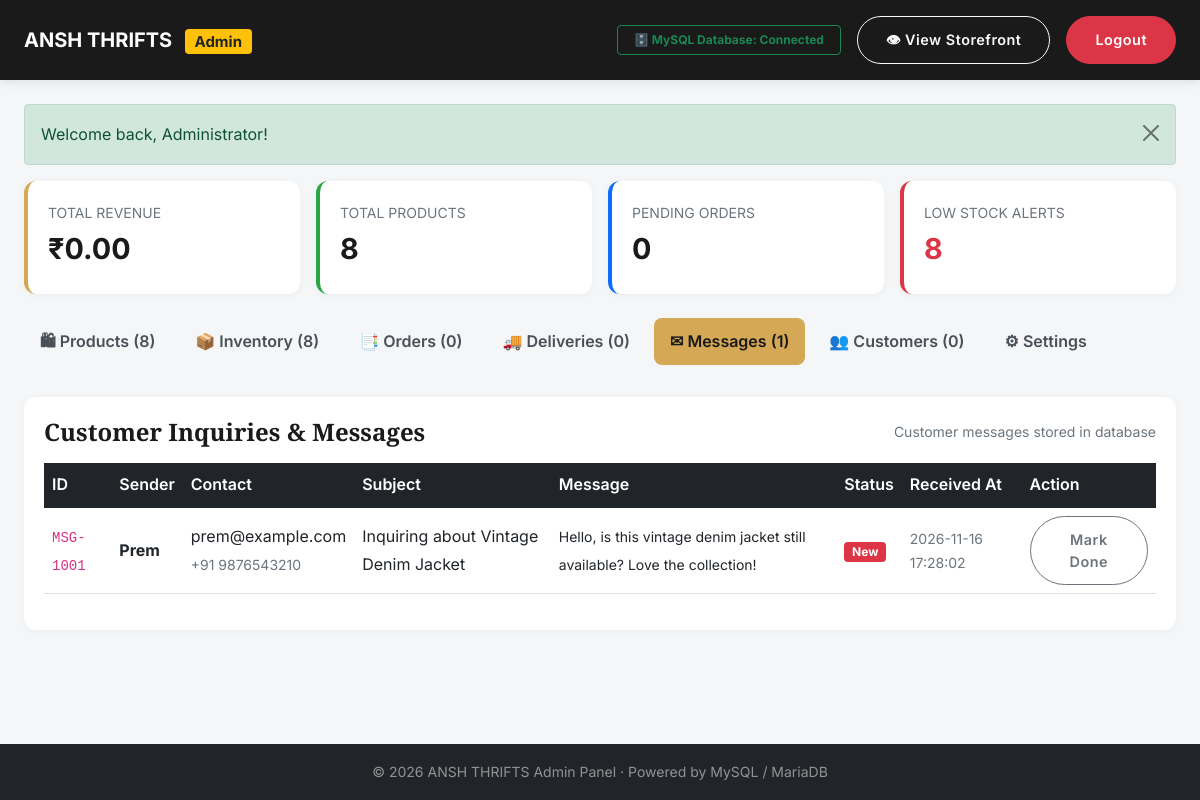
/admin/index.php?tab=contacts (signed in), run on the app's committed database.
### tables this page shows
CREATE TABLE `contact_messages` (
  `id` VARCHAR(64) NOT NULL,
  `sender_name` VARCHAR(255) NOT NULL,
  `email` VARCHAR(255) NOT NULL,
  `phone` VARCHAR(50) DEFAULT NULL,
  `subject` VARCHAR(255) NOT NULL,
  `message` TEXT NOT NULL,
  `status` ENUM('New', 'Read', 'Responded', 'Archived') NOT NULL DEFAULT 'New',
  `received_at` DATETIME NOT NULL DEFAULT CURRENT_TIMESTAMP,
  `responded_at` DATETIME DEFAULT NULL,
  PRIMARY KEY (`id`),
  KEY `idx_contact_status` (`status`),
  KEY `idx_contact_received_at` (`received_at`)
);

### includes/functions.php (called while the page is built, shortened)
<?php
function e(mixed $string): string {
    return htmlspecialchars((string)($string ?? ''), ENT_QUOTES, 'UTF-8');
}
function getFlashMessages(): array {
    $messages = $_SESSION['flash'] ?? [];
    return $messages;
}

### admin/index.php (the view, shortened to what this page needs)
<?php
require_once __DIR__ . '/../includes/functions.php';
$db = getDb();
$activeTab = trim($_GET['tab'] ?? 'products');
$products = $db->query("
    SELECT
        id AS `ID`, name AS `Name`, slug AS `Slug`, price AS `Price`,
        category AS `Category`, details AS `Details`, image_file AS `Image File`,
        status AS `Status`, created_at AS `Created At`
    FROM `products`
    ORDER BY created_at DESC
")->fetchAll();
$inventory = $db->query("
    SELECT
        i.product_id AS `Product ID`, p.name AS `Product Name`, i.sku AS `SKU`,
        i.stock_quantity AS `Stock Quantity`, i.reserved_quantity AS `Reserved Quantity`,
        i.available_quantity AS `Available Quantity`, i.low_stock_alert AS `Low Stock Alert`,
        i.updated_at AS `Last Updated`
    FROM `inventory` i
    JOIN `products` p ON i.product_id = p.id
    ORDER BY p.name ASC
")->fetchAll();
$orders = $db->query("
    SELECT
        id AS `Order ID`, customer_name AS `Customer Name`, email AS `Email`,
        phone AS `Phone`, total_amount AS `Total Amount`, payment_method AS `Payment Method`,
        payment_status AS `Payment Status`, razorpay_order_id AS `Razorpay Order ID`,
        razorpay_payment_id AS `Razorpay Payment ID`, shipping_address AS `Shipping Address`,
        order_status AS `Order Status`, created_at AS `Created At`
    FROM `orders`
    ORDER BY created_at DESC
")->fetchAll();
$deliveries = $db->query("
    SELECT
        id AS `Delivery ID`, order_id AS `Order ID`, recipient_name AS `Recipient Name`,
        recipient_phone AS `Recipient Phone`, shipping_address AS `Shipping Address`,
        carrier AS `Carrier`, tracking_number AS `Tracking Number`, status AS `Status`,
        estimated_delivery AS `Estimated Delivery`, dispatched_at AS `Dispatched At`,
        delivered_at AS `Delivered At`, notes AS `Notes`
    FROM `deliveries`
    ORDER BY created_at DESC
")->fetchAll();
$contacts = $db->query("
    SELECT
        id AS `Message ID`, sender_name AS `Sender Name`, email AS `Email`,
        phone AS `Phone`, subject AS `Subject`, message AS `Message`,
        status AS `Status`, received_at AS `Received At`, responded_at AS `Responded At`
    FROM `contact_messages`
    ORDER BY received_at DESC
")->fetchAll();
$customers = $db->query("
    SELECT
        customer_id AS `Customer ID`, full_name AS `Full Name`, email AS `Email`,
        phone AS `Phone`, total_orders AS `Total Orders`, total_spent AS `Total Spent`,
        first_order_date AS `First Order Date`, last_active AS `Last Active`
    FROM `customers`
    ORDER BY total_spent DESC
")->fetchAll();
$totalRevenue = 0.0;
$lowStockCount = 0;
foreach ($inventory as $inv) {
    if ((int)($inv['Available Quantity'] ?? 0) <= 1 || strtolower((string)($inv['Low Stock Alert'] ?? '')) === 'yes') {
        $lowStockCount++;
    }
}
$pendingOrders = count(array_filter($orders, fn($o) => in_array($o['Order Status'] ?? '', ['Placed', 'Processing'])));
?>
<!doctype html>
<html lang="en">
<head>
  <link href="/static/css/bootstrap.min.css" rel="stylesheet">
  <link href="/static/css/style.css" rel="stylesheet">
</head>
<body>
  <nav class="admin-nav navbar navbar-expand-lg navbar-dark py-3">
    <div class="container-fluid px-4">
      <a class="navbar-brand font-playfair fw-bold" href="/admin/index.php">
        <?= e(APP_NAME) ?> <span class="badge bg-warning text-dark ms-2 small">Admin</span>
      </a>
      <div class="d-flex align-items-center gap-3">
        <span class="badge bg-success-subtle text-success border border-success d-none d-md-inline-block px-3 py-2">
          🗄️ MySQL Database: Connected
        </span>
        <a href="/index.php" target="_blank" class="btn btn-outline-light btn-sm">
          👁 View Storefront
        </a>
        <a href="/logout.php" class="btn btn-danger btn-sm">
          Logout
        </a>
      </div>
    </div>
  </nav>
  <div class="container-fluid px-4 py-4 flex-grow-1">
    <?php $flashMsgs = getFlashMessages(); ?>
    <?php foreach ($flashMsgs as $flash): ?>
      <div class="alert alert-<?= e($flash['type']) ?> alert-dismissible fade show" role="alert">
        <?= e($flash['message']) ?>
        <button type="button" class="btn-close" data-bs-dismiss="alert"></button>
      </div>
    <?php endforeach; ?>
    <div class="row g-3 mb-4">
      <div class="col-6 col-md-3">
        <div class="metric-card">
          <div class="text-muted small text-uppercase fw-semibold">Total Revenue</div>
          <div class="metric-value">₹<?= number_format($totalRevenue, 2) ?></div>
        </div>
      </div>
      <div class="col-6 col-md-3">
        <div class="metric-card" style="border-left-color: #28a745;">
          <div class="text-muted small text-uppercase fw-semibold">Total Products</div>
          <div class="metric-value"><?= count($products) ?></div>
        </div>
      </div>
      <div class="col-6 col-md-3">
        <div class="metric-card" style="border-left-color: #0d6efd;">
          <div class="text-muted small text-uppercase fw-semibold">Pending Orders</div>
          <div class="metric-value"><?= $pendingOrders ?></div>
        </div>
      </div>
      <div class="col-6 col-md-3">
        <div class="metric-card" style="border-left-color: <?= $lowStockCount > 0 ? '#dc3545' : '#6c757d' ?>;">
          <div class="text-muted small text-uppercase fw-semibold">Low Stock Alerts</div>
          <div class="metric-value <?= $lowStockCount > 0 ? 'text-danger' : '' ?>"><?= $lowStockCount ?></div>
        </div>
      </div>
    </div>
    <ul class="nav nav-pills mb-4 gap-2 flex-nowrap overflow-auto pb-2" id="adminTabs">
      <li class="nav-item">
        <a class="nav-link <?= $activeTab === 'products' ? 'active' : '' ?>" href="/admin/index.php?tab=products">
          🛍 Products (<?= count($products) ?>)
        </a>
      </li>
      <li class="nav-item">
        <a class="nav-link <?= $activeTab === 'inventory' ? 'active' : '' ?>" href="/admin/index.php?tab=inventory">
          📦 Inventory (<?= count($inventory) ?>)
        </a>
      </li>
      <li class="nav-item">
        <a class="nav-link <?= $activeTab === 'orders' ? 'active' : '' ?>" href="/admin/index.php?tab=orders">
          📑 Orders (<?= count($orders) ?>)
        </a>
      </li>
      <li class="nav-item">
        <a class="nav-link <?= $activeTab === 'deliveries' ? 'active' : '' ?>" href="/admin/index.php?tab=deliveries">
          🚚 Deliveries (<?= count($deliveries) ?>)
        </a>
      </li>
      <li class="nav-item">
        <a class="nav-link <?= $activeTab === 'contacts' ? 'active' : '' ?>" href="/admin/index.php?tab=contacts">
          ✉ Messages (<?= count($contacts) ?>)
        </a>
      </li>
      <li class="nav-item">
        <a class="nav-link <?= $activeTab === 'customers' ? 'active' : '' ?>" href="/admin/index.php?tab=customers">
          👥 Customers (<?= count($customers) ?>)
        </a>
      </li>
      <li class="nav-item">
        <a class="nav-link <?= $activeTab === 'settings' ? 'active' : '' ?>" href="/admin/index.php?tab=settings">
          ⚙ Settings
        </a>
      </li>
    </ul>
    <?php if ($activeTab === 'contacts'): ?>
    <div class="table-container">
      <div class="d-flex justify-content-between align-items-center mb-3">
        <h4 class="mb-0">Customer Inquiries & Messages</h4>
        <small class="text-muted">Customer messages stored in database</small>
      </div>
      <div class="table-responsive">
        <table class="table table-hover align-middle">
          <thead class="table-dark">
            <tr>
              <th>ID</th>
              <th>Sender</th>
              <th>Contact</th>
              <th>Subject</th>
              <th>Message</th>
              <th>Status</th>
              <th>Received At</th>
              <th>Action</th>
            </tr>
          </thead>
          <tbody>
            <?php if (empty($contacts)): ?>
              <tr><td colspan="8" class="text-center py-4 text-muted">No messages received yet.</td></tr>
            <?php else: ?>
              <?php foreach ($contacts as $c): ?>
              <tr>
                <td><code><?= e($c['Message ID'] ?? '') ?></code></td>
                <td><strong><?= e($c['Sender Name'] ?? '') ?></strong></td>
                <td>
                  <div><a href="mailto:<?= e($c['Email'] ?? '') ?>"><?= e($c['Email'] ?? '') ?></a></div>
                  <small class="text-muted"><?= e($c['Phone'] ?? '') ?></small>
                </td>
                <td><?= e($c['Subject'] ?? '') ?></td>
                <td><small><?= nl2br(e($c['Message'] ?? '')) ?></small></td>
                <td>
                  <span class="badge <?= ($c['Status'] ?? '') === 'New' ? 'bg-danger' : 'bg-secondary' ?>">
                    <?= e($c['Status'] ?? 'New') ?>
                  </span>
                </td>
                <td class="small text-muted"><?= e($c['Received At'] ?? '') ?></td>
                <td>
                  <form action="/admin/message_update.php" method="POST">
                    <button type="submit" class="btn btn-outline-secondary btn-sm">
                      Mark <?= ($c['Status'] ?? '') === 'New' ? 'Done' : 'New' ?>
                    </button>
                  </form>
                </td>
              </tr>
              <?php endforeach; ?>
            <?php endif; ?>
          </tbody>
        </table>
      </div>
    </div>
    <?php endif; ?>
  </div>
  <footer class="py-3 bg-dark text-white-50 text-center small mt-auto">
    &copy; <?= date('Y') ?> <?= e(APP_NAME) ?> Admin Panel · Powered by MySQL / MariaDB
  </footer>
</body>
</html>

### static/css/style.css (style rules this page uses)
*, *::before, *::after { box-sizing: border-box; }
body { font-family: "Inter", -apple-system, BlinkMacSystemFont, "Segoe UI", Roboto, sans-serif; font-weight: 400; font-size: 16px; line-height: 1.7; background-color: #f5f5f0; color: #333; overflow-x: hidden; -webkit-font-smoothing: antialiased; -moz-osx-font-smoothing: grayscale; }
h1, h2, h3, h4, h5, h6 { font-family: "Playfair Display", Georgia, serif; font-weight: 700; color: #1a1a1a; line-height: 1.25; }
a { color: inherit; text-decoration: none; transition: color 0.25s ease; }
ul { padding-left: 0; list-style: none; }
.btn { font-family: "Inter", sans-serif; font-weight: 600; font-size: 0.9rem; letter-spacing: 0.5px; border-radius: 50px; padding: 12px 28px; transition: all 0.3s ease; }
.table th { font-family: "Inter", sans-serif; font-weight: 600; }
.table td { vertical-align: middle; }
html { scroll-behavior: smooth; }

### admin/index.php (style rules this page uses)
body { background-color: #f4f6f8; min-height: 100vh; display: flex; flex-direction: column; }
.admin-nav { background: #1a1a1a; box-shadow: 0 2px 10px rgba(0,0,0,0.1); }
.metric-card { background: #fff; border-radius: 12px; padding: 20px; box-shadow: 0 2px 8px rgba(0,0,0,0.04); border-left: 4px solid #d4a855; }
.metric-value { font-size: 1.8rem; font-weight: 700; color: #1a1a1a; }
.nav-pills .nav-link { color: #495057; font-weight: 600; border-radius: 8px; padding: 10px 16px; }
.nav-pills .nav-link.active { background-color: #d4a855; color: #1a1a1a; }
.table-container { background: #fff; border-radius: 12px; box-shadow: 0 2px 8px rgba(0,0,0,0.04); padding: 20px; }

### data on the page
contact_messages: id "MSG-1001", sender_name "Prem", email "prem@example.com", phone "+91 9876543210", subject "Inquiring about Vintage Denim Jacket", message "Hello, is this vintage denim jacket still available? Love the collection!", status "New", received_at "2026-11-16 17:28:02", shows "Done"

### other printed values
APP_NAME "ANSH THRIFTS"
$flash['message'] "Welcome back, Administrator!"
$totalRevenue "0.00"
count($products) "8"
$pendingOrders "0"
$lowStockCount "8"
count($inventory) "8"
count($orders) "0"
count($deliveries) "0"
count($contacts) "1"
count($customers) "0"
